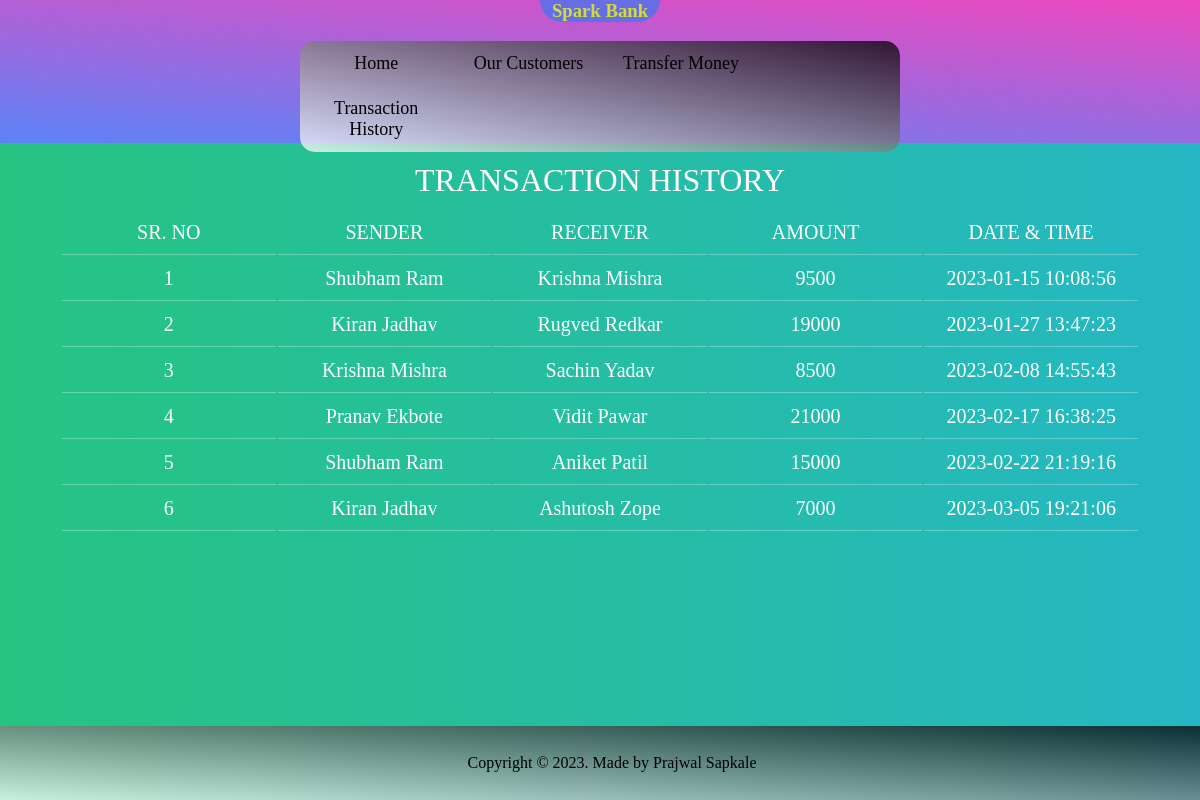
The page /transactionhistory.php on the database its author committed.
### tables this page shows
CREATE TABLE TRANSACTION (SR_NO INT(5) NOT NULL, SENDER VARCHAR (50), 
RECEIVER VARCHAR (50), AMOUNT INT (15) NOT NULL, DATETIME DATETIME NOT NULL DEFAULT current_timestamp()
);

### transactionhistory.php (the view, shortened to what this page needs)
<html>
    <head>
    <div class="tnhy">
    <link rel="stylesheet" href="style.css">
    </head>
    <body>
        <?php
            include "connect.php";
            $sql = "SELECT * from TRANSACTION";
            $result = $conn->query($sql);
        ?>
        <h1>Transaction History</h1>
        <table>
        <div class="table-header">
            <tr>
                <th class="text-center">Sr. No</th>
                <th class="text-center">Sender</th>
                <th class="text-center">Receiver</th>
                <th class="text-center">Amount</th>
                <th class="text-center">Date & Time</th>
            </tr>
        </div>
        <div class="table-content">
            <tbody>
            <?php
            while($rows=mysqli_fetch_assoc($result)){
            ?>
            <tr>
                <td class="py-2"><?php echo $rows['SR_NO'] ?></td>
                <td class="py-2"><?php echo $rows['SENDER']?></td>
                <td class="py-2"><?php echo $rows['RECEIVER']?></td>
                <td class="py-2"><?php echo $rows['AMOUNT']?></td>
                <td class="py-2"><?php echo $rows['DATETIME']?></td>
            </tr>
            <?php
            }
            ?>
            </tbody>
            </div>
    </table>
    </body>
</html>

### style.css (style rules this page uses)
html, body { width: 100%; margin: 0px; padding: 0px; background-repeat: no-repeat; }
html { background-image: linear-gradient(to right, #25c481, #25b7c4); background-size: cover; height: 100%; position: relative; }
body { background-image: url("color.jpg"); background-position: center top; height: 18%; }
h1 { color: #ffffff; text-transform: uppercase; font-weight: 300; text-align: center; margin: 10px; animation: fadeInAnimation ease 1.5s; animation-iteration-count: 1; animation-fill-mode: forwards; }
table { table-layout: fixed; margin: auto; width:90%; animation: fadeInAnimation ease 1.5s; animation-iteration-count: 1; animation-fill-mode: forwards; }
.table-header { background-color: rgba(255,255,255,0.3); }
th, label { padding: 10px; text-align: center; font-weight: 300; font-size: 20px; color: #ffffff; text-transform: uppercase; border-bottom: solid 1px rgba(255,255,255,0.3); }
td, h2 { padding: 10px; text-align: center; vertical-align:middle; font-weight: 300; font-size: 20px; color: #ffffff; border-bottom: solid 1px rgba(255,255,255,0.3); border-width: 300%; }

### rows shown on the page
transaction: SR_NO "1", SENDER "Shubham Ram", RECEIVER "Krishna Mishra", AMOUNT "9500", DATETIME "2023-01-15 10:08:56"
transaction: SR_NO "2", SENDER "Kiran Jadhav", RECEIVER "Rugved Redkar", AMOUNT "19000", DATETIME "2023-01-27 13:47:23"
transaction: SR_NO "3", SENDER "Krishna Mishra", RECEIVER "Sachin Yadav", AMOUNT "8500", DATETIME "2023-02-08 14:55:43"
transaction: SR_NO "4", SENDER "Pranav Ekbote", RECEIVER "Vidit Pawar", AMOUNT "21000", DATETIME "2023-02-17 16:38:25"
transaction: SR_NO "5", SENDER "Shubham Ram", RECEIVER "Aniket Patil", AMOUNT "15000", DATETIME "2023-02-22 21:19:16"
transaction: SR_NO "6", SENDER "Kiran Jadhav", RECEIVER "Ashutosh Zope", AMOUNT "7000", DATETIME "2023-03-05 19:21:06"
